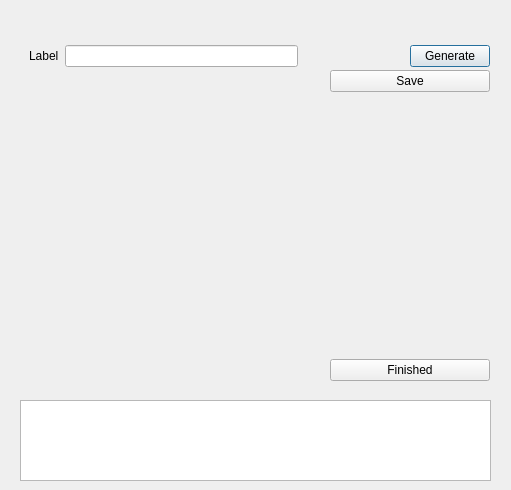
<?xml version="1.0" encoding="UTF-8"?>
<ui version="4.0">
 <class>QRGenerate</class>
 <widget class="QDialog" name="QRGenerate">
  <property name="geometry">
   <rect>
    <x>0</x>
    <y>0</y>
    <width>511</width>
    <height>490</height>
   </rect>
  </property>
  <property name="windowTitle">
   <string>Dialog</string>
  </property>
  <widget class="QLabel" name="label">
   <property name="geometry">
    <rect>
     <x>40</x>
     <y>110</y>
     <width>200</width>
     <height>200</height>
    </rect>
   </property>
   <property name="text">
    <string/>
   </property>
  </widget>
  <widget class="QWidget" name="horizontalLayoutWidget">
   <property name="geometry">
    <rect>
     <x>29</x>
     <y>20</y>
     <width>461</width>
     <height>72</height>
    </rect>
   </property>
   <layout class="QHBoxLayout" name="horizontalLayout">
    <item>
     <widget class="QLabel" name="label_2">
      <property name="text">
       <string>Label</string>
      </property>
     </widget>
    </item>
    <item>
     <widget class="QLineEdit" name="lineEdit">
      <property name="minimumSize">
       <size>
        <width>233</width>
        <height>0</height>
       </size>
      </property>
     </widget>
    </item>
    <item>
     <spacer name="horizontalSpacer">
      <property name="orientation">
       <enum>Qt::Horizontal</enum>
      </property>
      <property name="sizeHint" stdset="0">
       <size>
        <width>40</width>
        <height>20</height>
       </size>
      </property>
     </spacer>
    </item>
    <item>
     <widget class="QPushButton" name="pushButton">
      <property name="text">
       <string>Generate</string>
      </property>
     </widget>
    </item>
   </layout>
  </widget>
  <widget class="QWidget" name="verticalLayoutWidget">
   <property name="geometry">
    <rect>
     <x>330</x>
     <y>70</y>
     <width>160</width>
     <height>311</height>
    </rect>
   </property>
   <layout class="QVBoxLayout" name="verticalLayout">
    <item>
     <widget class="QPushButton" name="pushButton_2">
      <property name="text">
       <string>Save</string>
      </property>
     </widget>
    </item>
    <item>
     <spacer name="verticalSpacer">
      <property name="orientation">
       <enum>Qt::Vertical</enum>
      </property>
      <property name="sizeHint" stdset="0">
       <size>
        <width>20</width>
        <height>40</height>
       </size>
      </property>
     </spacer>
    </item>
    <item>
     <widget class="QPushButton" name="pushButton_3">
      <property name="text">
       <string>Finished</string>
      </property>
     </widget>
    </item>
   </layout>
  </widget>
  <widget class="QListWidget" name="outputQ">
   <property name="geometry">
    <rect>
     <x>20</x>
     <y>400</y>
     <width>471</width>
     <height>81</height>
    </rect>
   </property>
  </widget>
 </widget>
 <resources/>
 <connections/>
</ui>
